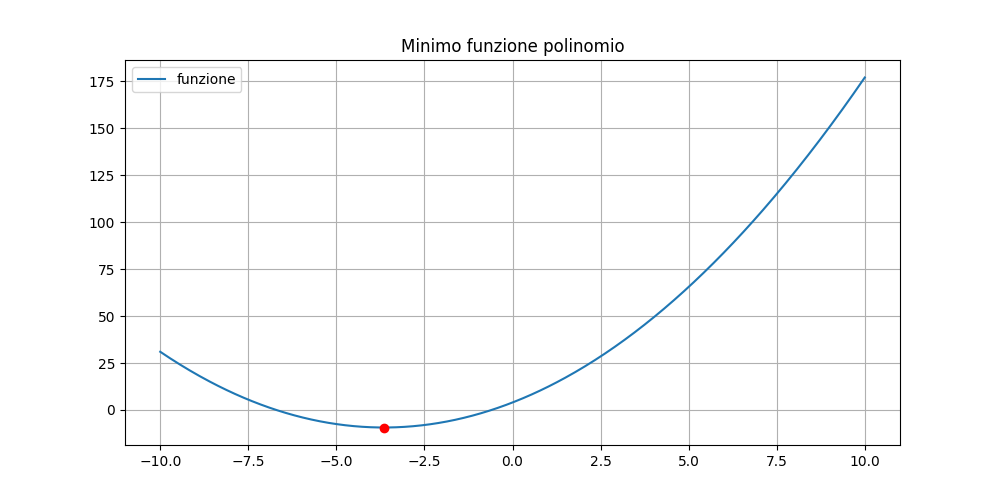

This figure's Python source:
'''
Eseguire l'esercizio precedente utilizzando una funzione ricorsiva.

Quale delle due implementazioni è più veloce?
'''

import numpy as np
import matplotlib.pyplot as plt
import time

from library import sezione_aurea_ric_min

# ----- Funzioni -----

def polinomio (x) :
    a = 1.
    b = 7.3
    c = 4.
    return a * (x**2) + b * x + c

def main () :
    
    x_min = -10.
    x_max = 10.
    
    t_start = time.time()
    minimo = sezione_aurea_ric_min(polinomio, x_min, x_max)
    t_end = time.time()
    
    print("Il minimo della funzione è: ", minimo)
    print(f"Tempo impiegato per eseguire: {1000*(t_end - t_start):.6f} millisecondi.")
    
    x_axis = np.linspace(x_min, x_max, 500)
    fig, axes = plt.subplots(nrows=1, ncols=1, figsize=(10, 5))  # 1 riga, 1 colonna
    axes.plot(x_axis, polinomio(x_axis), label="funzione")   # con esponenziale.pdf uso la funzione predefinita nella libreria scipy
    axes.legend()
    axes.grid()
    axes.set_title("Minimo funzione polinomio")
    plt.plot(minimo, polinomio(minimo), marker="o", color="red")
    plt.savefig("es6_5.png")
    plt.show()
    
if __name__ == '__main__' :
    main ()

